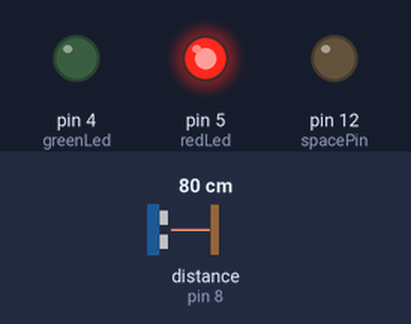
The program below on a simulated Arduino Nano, built with avr-gcc and run on an emulated ATmega328P. On the bench: output pins drawn as LEDs (lit = HIGH). Wiring (inferred from the names in the program): ultrasonic range finder: trigger pin 9; echo pin 8. The test bench sets the inputs (shaded band); at power-on: distance to the obstacle (sensor on pin 8) 80 cm. The echo pulse lasts 58.3 µs per cm; pins used as bus, display or sensor lines are not drawn.

Above: at 1.2 s.
1.3 s: distance to the obstacle (sensor on pin 8) set to 166 cm
2.8 s: distance to the obstacle (sensor on pin 8) set to 176 cm
At 3.5 s:
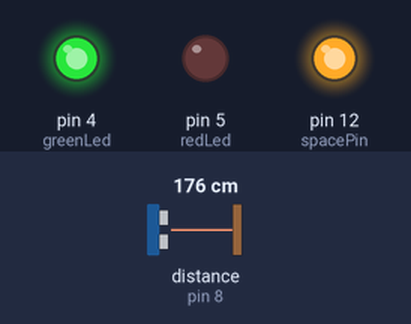
4.3 s: distance to the obstacle (sensor on pin 8) set to 2 cm
At 5.0 s:
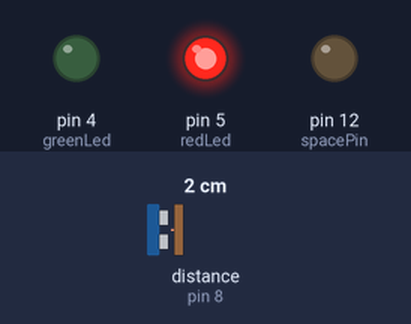
5.8 s: distance to the obstacle (sensor on pin 8) set to 250 cm
At 7.0 s:
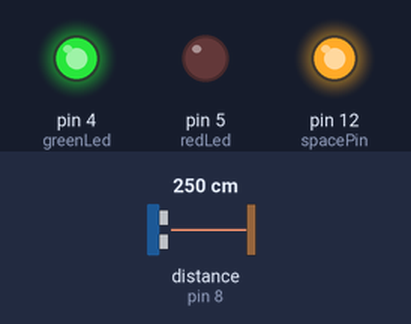
Timing chart, 0 to 8.3 s (numbered marks = the images above; inputs shaded):
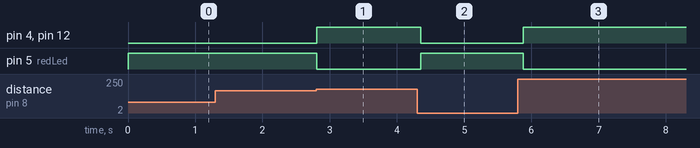

Measured:
- the behaviour switches between 171 and 172 cm on distance to the obstacle (sensor on pin 8) (found by bisection; images 0 and 1)
- after the input at 1.3 s, every drawn part: stays the same
- after the input at 2.8 s, pin 4 (greenLed), pin 12 (spacePin): LOW → HIGH at once; pin 5 (redLed): HIGH → LOW at once
- after the input at 4.3 s, pin 4 (greenLed), pin 12 (spacePin): HIGH → LOW after 0.05 s; pin 5 (redLed): LOW → HIGH after 0.05 s
- after the input at 5.8 s, pin 4 (greenLed), pin 12 (spacePin): LOW → HIGH after 0.08 s; pin 5 (redLed): HIGH → LOW after 0.08 s

The program:

main.cpp
```cpp
#include <Arduino.h>

// Defines
#define DISTANCE 170

// Variables
const int greenLed = 4;
const int redLed = 5;
const int trigPin = 9;
const int echoPin = 8;
const int spacePin = 12;
long duration;
int distance;

void setup()
{
  pinMode(trigPin, OUTPUT);
  pinMode(spacePin, OUTPUT);
  pinMode(greenLed, OUTPUT);
  pinMode(redLed, OUTPUT);
  pinMode(echoPin, INPUT);
  // Serial.begin(9600);
}
void loop()
{
  // Distance measurement
  digitalWrite(trigPin, LOW);
  delayMicroseconds(2);
  digitalWrite(trigPin, HIGH);
  delayMicroseconds(10);
  digitalWrite(trigPin, LOW);
  duration = pulseIn(echoPin, HIGH);
  distance = duration * 0.034 / 2;
  // Serial.println(distance);

  if (distance < DISTANCE)
  {
    digitalWrite(spacePin, LOW);
    digitalWrite(redLed, HIGH);
    digitalWrite(greenLed, LOW);
  }
  else
  {
    digitalWrite(spacePin, HIGH);
    digitalWrite(redLed, LOW);
    digitalWrite(greenLed, HIGH);
  }
  delay(100);
}
```
